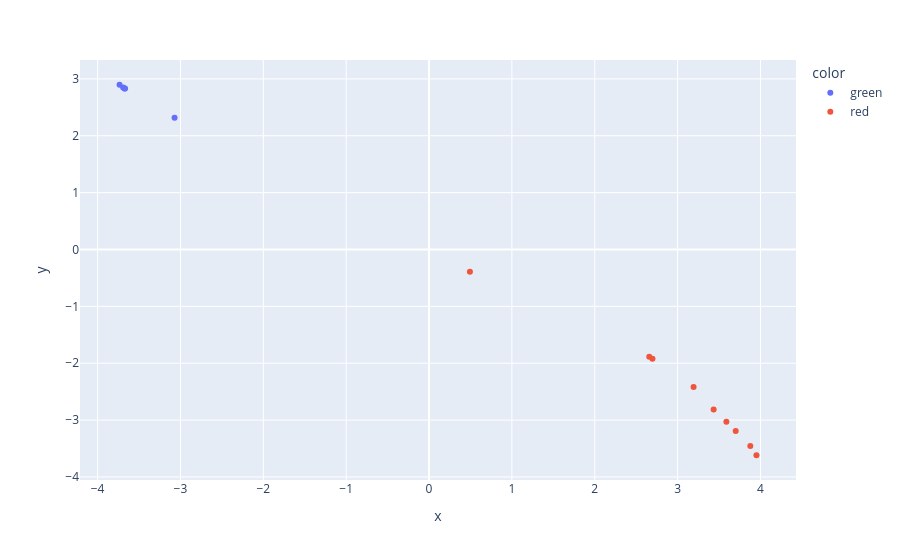

Here is the notebook cell this chart was saved with:
### Code cell
# Create the scatter plot
fig = px.scatter(
    movie_df,
    x='x',
    y='y',
    text='sentence',
    color='color',
    #title='Scatter Plot with Text Annotations',
    #labels={'x': 'X Coordinate', 'y': 'Y Coordinate'}
)

# Update the layout to show text labels
fig.update_traces(textposition='top right', mode='markers')

fig.show()

### Figure 1 — Plotly figure (JSON) as saved in the notebook; plotly's stock layout.template omitted (floating-point values rounded to 4 significant figures)
{"data": [{"hovertemplate": "color=green<br>x=%{x}<br>y=%{y}<br>sentence=%{text}<extra></extra>", "legendgroup": "green", "marker": {"color": "#636efa", "symbol": "circle"}, "mode": "markers", "name": "green", "orientation": "v", "showlegend": true, "text": ["I like you very much.", "I love you", "You have a beautiful hair.", "A sad clown made me chuckle", "I am not unhappy"], "textposition": "top right", "type": "scatter", "x": [-3.735, -3.692, -3.669, -3.071, -3.675], "xaxis": "x", "y": [2.897, 2.851, 2.83, 2.315, 2.833], "yaxis": "y"}, {"hovertemplate": "color=red<br>x=%{x}<br>y=%{y}<br>sentence=%{text}<extra></extra>", "legendgroup": "red", "marker": {"color": "#EF553B", "symbol": "circle"}, "mode": "markers", "name": "red", "orientation": "v", "showlegend": true, "text": ["I hate you very much", "You fucking smell", "I eat dead babies.", "I find ancient philosophy unapealing.", "I would like to kill you", "There is a cat on the mat.", "I feel neutral", "I am slightly irritated", "This is sad"], "textposition": "top right", "type": "scatter", "x": [3.589, 3.193, 3.435, 3.952, 3.701, 2.658, 0.4933, 2.697, 3.877], "xaxis": "x", "y": [-3.031, -2.418, -2.813, -3.619, -3.193, -1.888, -0.3931, -1.919, -3.456], "yaxis": "y"}], "layout": {"legend": {"title": {"text": "color"}, "tracegroupgap": 0}, "margin": {"t": 60}, "xaxis": {"anchor": "y", "domain": [0, 1], "title": {"text": "x"}}, "yaxis": {"anchor": "x", "domain": [0, 1], "title": {"text": "y"}}}}
